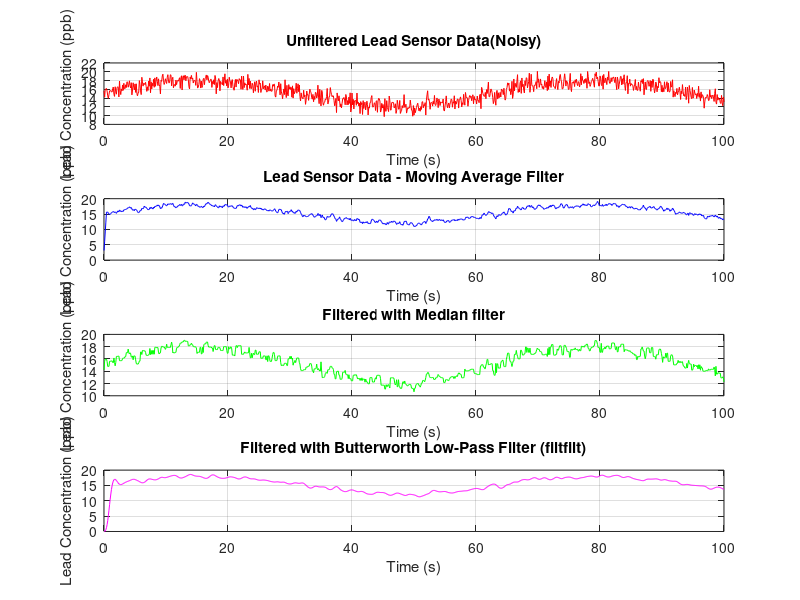

This figure's MATLAB source: (Note: this script raises an error after producing the figure.)
clc;
clear;
close all;
%1.Simulate Lead sensor data
fs=10;
t=0:1/fs:100;   
true_lead=15+3*sin(0.1*t)+0.5*randn(size(t));
%Add random sensor noise(simulating measurement error)
noise=1*randn(size(t));
lead_noisy=true_lead+noise;
%2.Moving Average Filter
window_size=5; %Number of samples in windows
b=(1/window_size)*ones(1,window_size);
a=1;
lead_moving_avg=filter(b,a,lead_noisy);
%3.Median Filter
windowSize_med=5;
lead_median=medfilt1(lead_noisy,windowSize_med);
%4.Butterworth Low-pass Filter      
cutoff_freq=0.1; %Normalized cutoff frequency
[b_butter,a_butter]=butter(4,cutoff_freq);
lead_butter=filter(b_butter,a_butter,lead_noisy);
%5.Plot results
figure('Name','Lead Sensor Data Filtering','NumberTitle','off');
subplot(4,1,1);
plot(t,lead_noisy,'r');
title('Unfiltered Lead Sensor Data(Noisy)');
xlabel('Time (s)');
ylabel('Lead Concentration (ppb)');
grid on;
subplot(4,1,2);
plot(t,lead_moving_avg,'b');
title('Lead Sensor Data - Moving Average Filter');
xlabel('Time (s)');
ylabel('Lead Concentration (ppb)');
grid on;
subplot(4,1,3);
plot(t,lead_median,'g');
title('Filtered with Median filter');
xlabel('Time (s)');
ylabel('Lead Concentration (ppb)');
grid on;
subplot(4,1,4);
plot(t,lead_butter,'m');
title('Filtered with Butterworth Low-Pass Filter (filtfilt)');
xlabel('Time (s)');
ylabel('Lead Concentration (ppb)'); 
grid on;
sgtitle('Water Treatment:Lead Sensor Filtering Comparison');
xlabel('Time (s)');
ylabel('Lead Concentration (ppb)');
grid on;